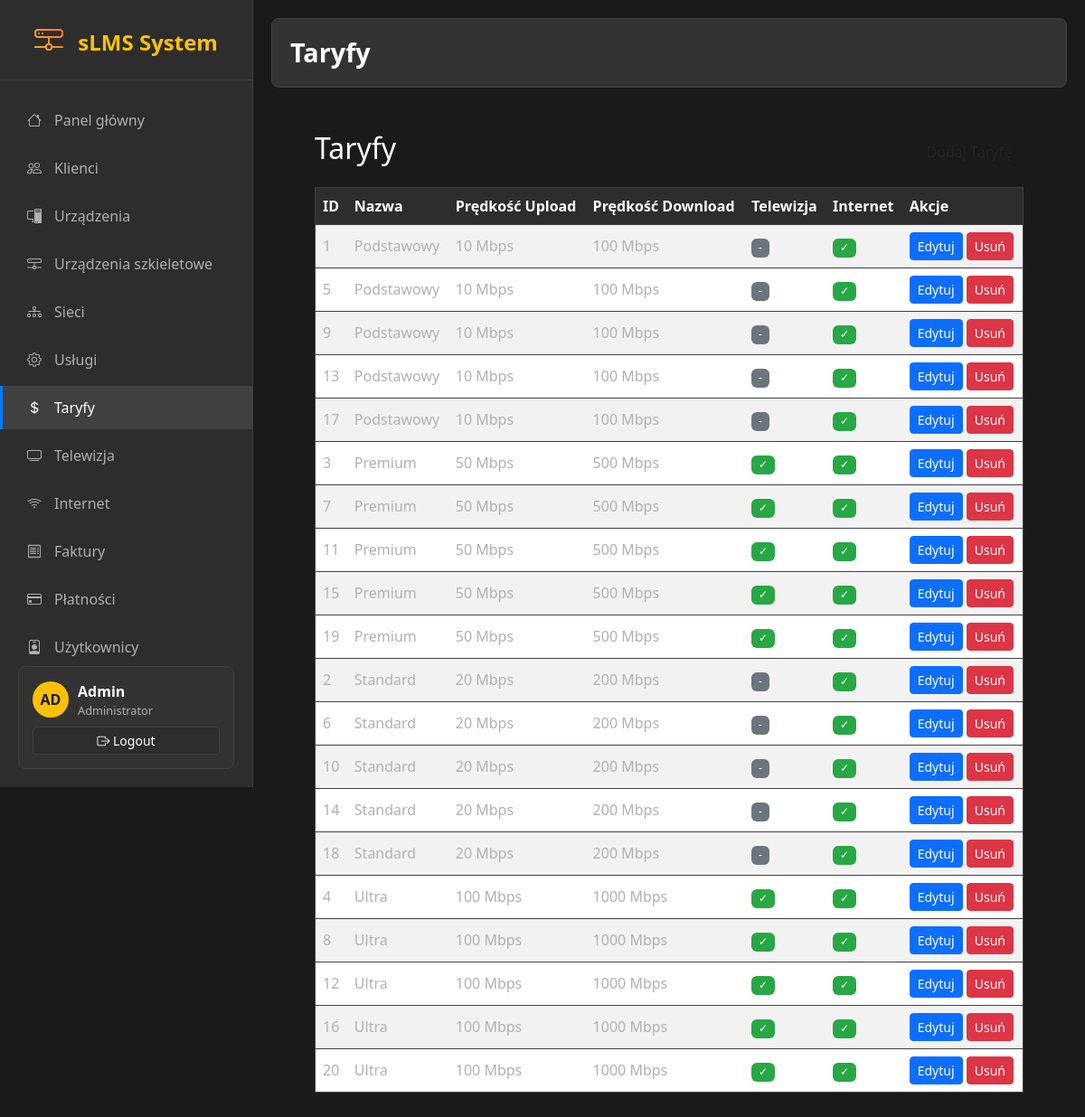
/modules/tariffs.php, run on the app's committed database.
### tables this page shows
CREATE TABLE `menu_items` (
  `id` int(11) NOT NULL AUTO_INCREMENT,
  `label` varchar(100) NOT NULL,
  `url` varchar(255) DEFAULT NULL,
  `icon` varchar(50) DEFAULT 'bi-circle',
  `type` enum('link','script') DEFAULT 'link',
  `script` text DEFAULT NULL,
  `parent_id` int(11) DEFAULT NULL,
  `position` int(11) DEFAULT 0,
  `enabled` tinyint(1) DEFAULT 1,
  `options` text DEFAULT NULL,
  PRIMARY KEY (`id`),
  KEY `idx_menu_position` (`position`),
  KEY `idx_menu_enabled` (`enabled`),
  KEY `idx_menu_parent` (`parent_id`),
  CONSTRAINT `menu_items_ibfk_1` FOREIGN KEY (`parent_id`) REFERENCES `menu_items` (`id`) ON DELETE CASCADE
);

CREATE TABLE `tariffs` (
  `id` int(11) NOT NULL AUTO_INCREMENT,
  `name` varchar(255) NOT NULL,
  `upload_speed` int(11) NOT NULL,
  `download_speed` int(11) NOT NULL,
  `tv_included` tinyint(1) DEFAULT 0,
  `internet_included` tinyint(1) DEFAULT 1,
  `created_at` timestamp NULL DEFAULT current_timestamp(),
  PRIMARY KEY (`id`)
);

### config.php (called while the page is built, shortened)
<?php
function base_url($path = '') {
    if (isset($_SERVER['SCRIPT_NAME']) && $_SERVER['SCRIPT_NAME'] !== 'Standard input code') {
        $script_path = $_SERVER['SCRIPT_NAME'];
        $root_dir = '';
        if (strpos($script_path, '/modules/') !== false || strpos($script_path, 'modules/') !== false) {
            $root_dir = dirname(dirname($script_path));
        } else {
            $root_dir = dirname($script_path);
        }
        $root_dir = rtrim($root_dir, '/');
        return $root_dir . '/' . ltrim($path, '/');
    } else {
        return '/' . ltrim($path, '/');
    }
}
?>

### modules/helpers/database_helper.php (called while the page is built, shortened)
<?php
require_once __DIR__ . '/../../config.php';
function get_menu_items_from_database() {
    try {
        $pdo = get_pdo();
        $stmt = $pdo->prepare("
            SELECT id, label, url, icon, type, parent_id, position, enabled, options
            FROM menu_items
            WHERE enabled = 1
            ORDER BY position ASC, id ASC
        ");
        $stmt->execute();
        $all_items = $stmt->fetchAll(PDO::FETCH_ASSOC);
        $menu_tree = [];
        $children = [];
        foreach ($all_items as $item) {
            if ($item['parent_id'] === null || $item['parent_id'] == 0) {
                $menu_tree[] = $item;
            } else {
                $children[$item['parent_id']][] = $item;
            }
        }
        return $menu_tree;
    } catch (PDOException $e) {
        error_log("Error fetching menu items: " . $e->getMessage());
        return [];
    }
}
?>

### modules/helpers/auth_helper.php (called while the page is built, shortened)
<?php
function is_logged_in() {
    return isset($_SESSION['user_id']) && !empty($_SESSION['user_id']);
}
function get_current_user_info() {
    if (!is_logged_in()) {
        return null;
    }
}
?>

### modules/tariffs.php (the view, shortened to what this page needs)
<?php
require_once __DIR__ . '/../config.php';
$pageTitle = 'Taryfy';
$pdo = get_pdo();
$tariffs = $pdo->query('SELECT * FROM tariffs ORDER BY name')->fetchAll(PDO::FETCH_ASSOC);
?>
<div class="container">
  <div class="lms-card p-4 mt-4">
    <div class="d-flex justify-content-between align-items-center mb-3">
      <h2 class="lms-accent">Taryfy</h2>
      <a href="<?= base_url('modules/add_tariff.php') ?>" class="btn lms-btn-accent">Dodaj Taryfę</a>
    </div>
    <div class="table-responsive">
      <table class="table table-striped table-hover align-middle">
        <thead>
          <tr>
            <th>ID</th>
            <th>Nazwa</th>
            <th>Prędkość Upload</th>
            <th>Prędkość Download</th>
            <th>Telewizja</th>
            <th>Internet</th>
            <th>Akcje</th>
          </tr>
        </thead>
        <tbody>
          <?php foreach ($tariffs as $tariff): ?>
            <tr>
              <td><?= htmlspecialchars($tariff['id']) ?></td>
              <td><?= htmlspecialchars($tariff['name']) ?></td>
              <td><?= htmlspecialchars($tariff['upload_speed']) ?> Mbps</td>
              <td><?= htmlspecialchars($tariff['download_speed']) ?> Mbps</td>
              <td>
                <?php if ($tariff['tv_included']): ?>
                  <span class="badge bg-success">✓</span>
                <?php else: ?>
                  <span class="badge bg-secondary">-</span>
                <?php endif; ?>
              </td>
              <td>
                <?php if ($tariff['internet_included']): ?>
                  <span class="badge bg-success">✓</span>
                <?php else: ?>
                  <span class="badge bg-secondary">-</span>
                <?php endif; ?>
              </td>
              <td>
                <a href="<?= base_url('modules/edit_tariff.php?id=' . $tariff['id']) ?>" class="btn btn-sm btn-primary">Edytuj</a>
                <form method="post" action="<?= base_url('modules/tariffs.php') ?>" style="display:inline;" onsubmit="return confirm('Usunąć tę taryfę?');">
                  <button type="submit" class="btn btn-sm btn-danger">Usuń</button>
                </form>
              </td>
            </tr>
          <?php endforeach; ?>
        </tbody>
      </table>
    </div>
  </div>
</div>
<?php
$content = ob_get_clean();
include __DIR__ . '/../partials/layout.php';
?>

### partials/layout.php (shortened to what this page needs)
<?php
require_once __DIR__ . '/../config.php';
require_once __DIR__ . '/../modules/helpers/database_helper.php';
require_once __DIR__ . '/../modules/helpers/auth_helper.php';
?>
<!DOCTYPE html>
<html lang="pl">
<head>
  <link href="https://cdn.jsdelivr.net/npm/bootstrap@5.3.0/dist/css/bootstrap.min.css" rel="stylesheet">
  <link href="https://cdn.jsdelivr.net/npm/bootstrap-icons@1.10.0/font/bootstrap-icons.css" rel="stylesheet">
  <link href="<?= base_url('assets/style.css') ?>" rel="stylesheet">
  <link href="<?= base_url('assets/tooltip-system.css') ?>" rel="stylesheet">
</head>
<body>
  <nav class="dark-sidebar">
    <div class="logo-section">
      <a href="<?= base_url('index.php') ?>" class="logo">
        <i class="bi bi-hdd-network logo-icon"></i>
        sLMS System
      </a>
    </div>
    <div class="nav-menu">
      <?php
      $menu_items = get_menu_items_from_database();
      if (!empty($menu_items)) {
        foreach ($menu_items as $item) {
          $has_children = !empty($item['children']);
          $is_active = false;
          $item_id = 'menu-' . $item['id'];
          if (strpos($_SERVER['PHP_SELF'], $item['url']) !== false) {
            $is_active = true;
          }
          echo '<div class="nav-item">';
          if ($has_children) {
            echo '<a class="nav-link ' . ($is_active ? 'active' : '') . '" href="#" onclick="toggleSubmenu(\'' . $item_id . '\')">';
            echo '<i class="bi ' . ($item['icon'] ?? 'bi-circle') . '"></i>';
            echo htmlspecialchars($item['label']);
            echo '<i class="bi bi-chevron-down ms-auto" id="chevron-' . $item_id . '"></i>';
          echo '</a>';
            echo '<div class="submenu" id="' . $item_id . '" style="display: none;">';
            foreach ($item['children'] as $child) {
              $child_active = (strpos($_SERVER['PHP_SELF'], $child['url']) !== false) ? 'active' : '';
              $icon = $child['icon'] ?? 'bi-circle';
              echo '<a class="nav-link ' . $child_active . '" href="' . base_url($child['url']) . '">';
              echo '<i class="bi ' . $icon . '"></i>';
              echo htmlspecialchars($child['label']);
              echo '</a>';
            }
            echo '</div>';
          } else {
            echo '<a class="nav-link ' . ($is_active ? 'active' : '') . '" href="' . base_url($item['url']) . '">';
            echo '<i class="bi ' . ($item['icon'] ?? 'bi-circle') . '"></i>';
            echo htmlspecialchars($item['label']);
            echo '</a>';
          }
          echo '</div>';
        }
      }
      ?>
    </div>
    <div class="user-profile">
      <div class="d-flex align-items-center">
        <div class="user-avatar">
          <?php
          $user_info = get_current_user_info();
          $initials = substr($user_info['username'] ?? 'AD', 0, 2);
          echo strtoupper($initials);
          ?>
        </div>
        <div class="user-info">
          <p class="user-name"><?= htmlspecialchars($user_info['username'] ?? 'Admin') ?></p>
          <p class="user-role"><?= htmlspecialchars($user_info['role'] ?? 'Administrator') ?></p>
        </div>
      </div>
      <div class="mt-2">
        <a href="<?= base_url('modules/logout.php') ?>" class="btn btn-sm btn-dark-custom w-100">
          <i class="bi bi-box-arrow-right"></i> Logout
        </a>
      </div>
    </div>
  </nav>
  <main class="dark-main-content">
    <div class="page-header">
      <h1><?= htmlspecialchars($pageTitle ?? 'sLMS Dashboard') ?></h1>
    </div>
    <div class="container-fluid mt-4">
        <?php if (!empty($content)): ?>
            <?= $content ?>
        <?php else: ?>
            <div class="alert alert-info">No content to display. Please check if the module is correctly generating content.</div>
        <?php endif; ?>
    </div>
  </main>
</body>
</html>

### assets/style.css (style rules this page uses)
:root { --dark-bg: #1a1a1a; --dark-sidebar: #2d2d2d; --dark-card: #333333; --dark-border: #404040; --dark-text: #ffffff; --dark-text-muted: #b0b0b0; --dark-hover: #404040; --dark-active: #007bff; --dark-accent: #ffc107; --dark-danger: #dc3545; --dark-success: #28a745; --dark-warning: #ffc107; --dark-info: #17a2b8; }
body { background-color: var(--dark-bg) !important; color: var(--dark-text) !important; }
.table { background: var(--dark-card); color: var(--dark-text); border: 1px solid var(--dark-border); }
.table th { background: var(--dark-sidebar); border-color: var(--dark-border); color: var(--dark-text); font-weight: 600; }
.table td { border-color: var(--dark-border); color: var(--dark-text-muted); }
.table-striped > tbody > tr:nth-of-type(odd) { background-color: rgba(255, 255, 255, 0.02); }
.badge { font-weight: 500; }
.badge.bg-success { background-color: var(--dark-success) !important; }
.btn-dark-custom { background: var(--dark-sidebar); border: 1px solid var(--dark-border); color: var(--dark-text); }

### assets/tooltip-system.css (style rules this page uses)
.tooltip-enabled { position: relative; cursor: help; }

### partials/layout.php (style rules this page uses)
:root { --dark-bg: #1a1a1a; --dark-sidebar: #2d2d2d; --dark-card: #333333; --dark-border: #404040; --dark-text: #ffffff; --dark-text-muted: #b0b0b0; --dark-hover: #404040; --dark-active: #007bff; --dark-accent: #ffc107; --dark-danger: #dc3545; --dark-success: #28a745; --dark-warning: #ffc107; --dark-info: #17a2b8; --dark-font: 'Segoe UI', Tahoma, Geneva, Verdana, sans-serif; }
body { background-color: var(--dark-bg); color: var(--dark-text); font-family: var(--dark-font); margin: 0; padding: 0; min-height: 100vh; }
.dark-sidebar { background: var(--dark-sidebar); min-height: 100vh; width: 280px; position: fixed; left: 0; top: 0; z-index: 1000; border-right: 1px solid var(--dark-border); overflow-y: auto; }
.dark-sidebar .logo-section { padding: 20px; border-bottom: 1px solid var(--dark-border); text-align: center; }
.dark-sidebar .logo-section .logo { font-size: 1.5rem; font-weight: bold; color: var(--dark-accent); text-decoration: none; }
.dark-sidebar .logo-section .logo-icon { font-size: 2rem; margin-right: 10px; background: linear-gradient(45deg, var(--dark-accent), #ff6b35); -webkit-background-clip: text; -webkit-text-fill-color: transparent; }
.dark-sidebar .nav-menu { padding: 20px 0; }
.dark-sidebar .nav-item { margin-bottom: 5px; }
.dark-sidebar .nav-link { color: var(--dark-text-muted); padding: 12px 25px; display: flex; align-items: center; text-decoration: none; transition: all 0.3s ease; border-left: 3px solid transparent; }
.dark-sidebar .nav-link.active { background-color: var(--dark-hover); color: var(--dark-text); border-left-color: var(--dark-active); }
.dark-sidebar .nav-link i { margin-right: 12px; width: 20px; text-align: center; }
.dark-main-content { margin-left: 280px; padding: 20px; min-height: 100vh; background: var(--dark-bg); }
.btn-dark-custom { background: var(--dark-sidebar); border: 1px solid var(--dark-border); color: var(--dark-text); }
.user-profile { position: absolute; bottom: 20px; left: 20px; right: 20px; padding: 15px; background: var(--dark-card); border-radius: 8px; border: 1px solid var(--dark-border); }
.user-profile .user-avatar { width: 40px; height: 40px; border-radius: 50%; background: var(--dark-accent); display: flex; align-items: center; justify-content: center; color: var(--dark-bg); font-weight: bold; margin-right: 10px; }
.user-profile .user-info { flex: 1; }
.user-profile .user-name { color: var(--dark-text); font-weight: 600; margin: 0; }
.user-profile .user-role { color: var(--dark-text-muted); font-size: 0.8rem; margin: 0; }
.page-header { background: var(--dark-card); padding: 20px; border-radius: 8px; margin-bottom: 20px; border: 1px solid var(--dark-border); }
.page-header h1 { color: var(--dark-text); margin: 0; font-size: 1.8rem; font-weight: 600; }

### data on the page
menu_items: label "Panel główny"
menu_items: label "Klienci"
menu_items: label "Urządzenia"
menu_items: label "Urządzenia szkieletowe"
menu_items: label "Sieci"
menu_items: label "Usługi"
menu_items: label "Taryfy"
menu_items: label "Telewizja"
menu_items: label "Internet"
menu_items: label "Faktury"
menu_items: label "Płatności"
menu_items: label "Użytkownicy"
tariffs: id "1", name "Podstawowy", upload_speed "10", download_speed "100"
tariffs: id "5", name "Podstawowy", upload_speed "10", download_speed "100"
tariffs: id "9", name "Podstawowy", upload_speed "10", download_speed "100"
tariffs: id "13", name "Podstawowy", upload_speed "10", download_speed "100"
tariffs: id "17", name "Podstawowy", upload_speed "10", download_speed "100"
tariffs: id "3", name "Premium", upload_speed "50", download_speed "500"
tariffs: id "7", name "Premium", upload_speed "50", download_speed "500"
tariffs: id "11", name "Premium", upload_speed "50", download_speed "500"
tariffs: id "15", name "Premium", upload_speed "50", download_speed "500"
tariffs: id "19", name "Premium", upload_speed "50", download_speed "500"
tariffs: id "2", name "Standard", upload_speed "20", download_speed "200"
tariffs: id "6", name "Standard", upload_speed "20", download_speed "200"
tariffs: id "10", name "Standard", upload_speed "20", download_speed "200"
tariffs: id "14", name "Standard", upload_speed "20", download_speed "200"
tariffs: id "18", name "Standard", upload_speed "20", download_speed "200"
tariffs: id "4", name "Ultra", upload_speed "100", download_speed "1000"
tariffs: id "8", name "Ultra", upload_speed "100", download_speed "1000"
tariffs: id "12", name "Ultra", upload_speed "100", download_speed "1000"
tariffs: id "16", name "Ultra", upload_speed "100", download_speed "1000"
tariffs: id "20", name "Ultra", upload_speed "100", download_speed "1000"

### other printed values
$initials "AD"
$user_info['username'] "Admin"
$user_info['role'] "Administrator"
$pageTitle "Taryfy"
